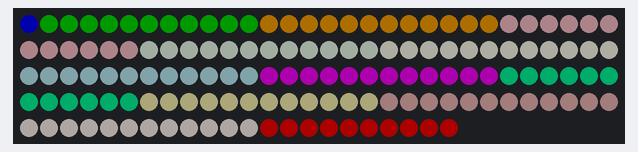
Bench run of a sketch on a simulated Arduino Uno, built with avr-gcc and run on an emulated ATmega328P. Shown: 142 RGB LEDs in strip order, left to right, continuing on the next row. Dim RGB values are drawn brighter than linear.

Above: at 0.16 s.
At 9.74 s:
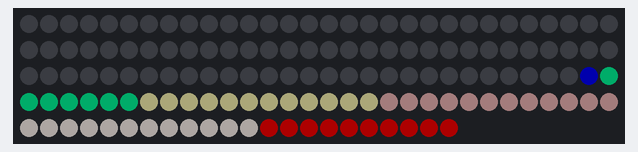
At 14.68 s:
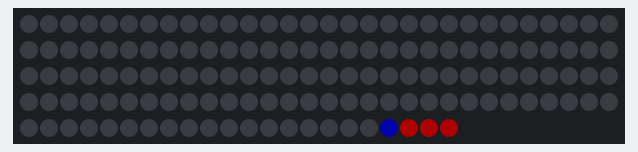
At 19.01 s:
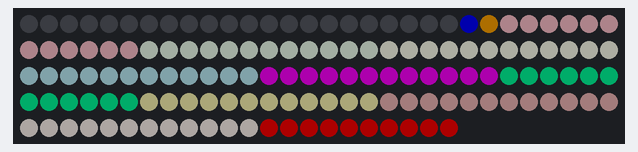
At 19.93 s:
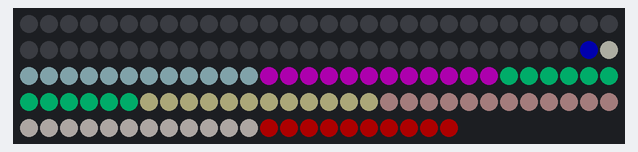
At 39.71 s:
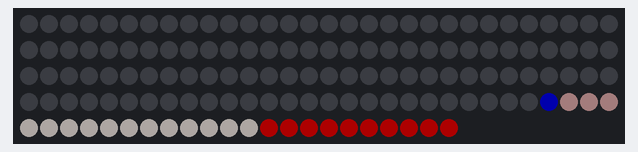

The sketch:

ledtest1.ino
```cpp
#include "FastLED.h"

// How many leds are connected?
#define NUM_LEDS 142

// Define the Pins
#define DATA_PIN 2

// Define the array of leds
CRGB leds[NUM_LEDS];

// Put color values in arrays
long invader1a[] =
{
   0x008000, 0x000000, 0x000000,0x000000,0x000000,0x000000,0x000000, 0x008000,
0x008000, 0xFFFF00, 0x0000FF, 0xFFFF00, 0xFFFF00, 0x0000FF, 0xFFFF00, 0x008000,
0x008000, 0x000000, 0xFFFF00, 0x800080, 0x800080, 0xFFFF00, 0x000000, 0x008000,
0x000000, 0x000000, 0x000000, 0xFF0000, 0xFF0000, 0x000000, 0x000000, 0x000000
};

long invader1b[] =
{
   0x000000, 0x000000, 0x0000FF, 0xFFFF00, 0xFFFF00, 0x0000FF, 0x000000, 0x000000,
0x000000, 0x008000, 0xFFFF00, 0x800080, 0x800080, 0xFFFF00, 0x008000, 0x000000,
0x008000, 0x000000, 0x000000, 0xFFFF00, 0xFFFF00, 0x000000, 0x000000, 0x008000,
0x000000, 0x008000, 0x000000, 0xFF0000, 0xFF0000, 0x000000, 0x008000, 0x000000
};


void setup() {
  FastLED.addLeds<NEOPIXEL,DATA_PIN>(leds, NUM_LEDS);
}

void loop() {

  //int val = analogRead(1);
  int val = 950;
  if (val < 1000) {

    // Map the pot values to 0 - Number of Leds
    int numLedsToLight = map(val, 0, 950, 0, NUM_LEDS);

    // Clear the existing led values
    FastLED.clear();

    // Change led colors
    for(int led = 0; led < numLedsToLight; led++) {
      if(led < 12)leds[led] = CRGB::Green;
      if(led >=12 & led < 24)leds[led] = CRGB::Orange;
      if(led >=24 & led < 36)leds[led] = CRGB::Pink;
      if(led >=36 & led < 48)leds[led] = CRGB::Cyan;
      if(led >=36 & led < 48)leds[led] = CRGB::Honeydew;
      if(led >=48 & led < 60)leds[led] = CRGB::Ivory;
      if(led >=60 & led < 72)leds[led] = CRGB::LightBlue;
      if(led >=72 & led < 84 )leds[led] = CRGB::Magenta;
      if(led >=84 & led < 96 )leds[led] = CRGB::MediumSpringGreen;
      if(led >=96 & led < 108 )leds[led] = CRGB::PaleGoldenrod;
      if(led >=108 & led < 120 )leds[led] = CRGB::RosyBrown;
      if(led >=120 & led < 132 )leds[led] = CRGB::Seashell;
      if(led >=132)leds[led] = CRGB::Red;


     }

     FastLED.setBrightness(50);
     FastLED.show();

    for(int led = 0; led < numLedsToLight; led++) {
        leds[led] = CRGB::Blue;
        FastLED.show();

        leds[led] = CRGB::Black;
        delay(20);
    }

   }
   else {

//    Loop for the Matrix example

     FastLED.clear();
     for(int i = 0; i < NUM_LEDS; i++) {
       leds[i] = invader1a[i];
   }
   FastLED.setBrightness(50);
   FastLED.show();
   delay(500);

   for(int i = 0; i < NUM_LEDS; i++) {
     leds[i] = invader1b[i];
   }

   FastLED.setBrightness(50);
   FastLED.show();
   delay(500);

 }
}
```
